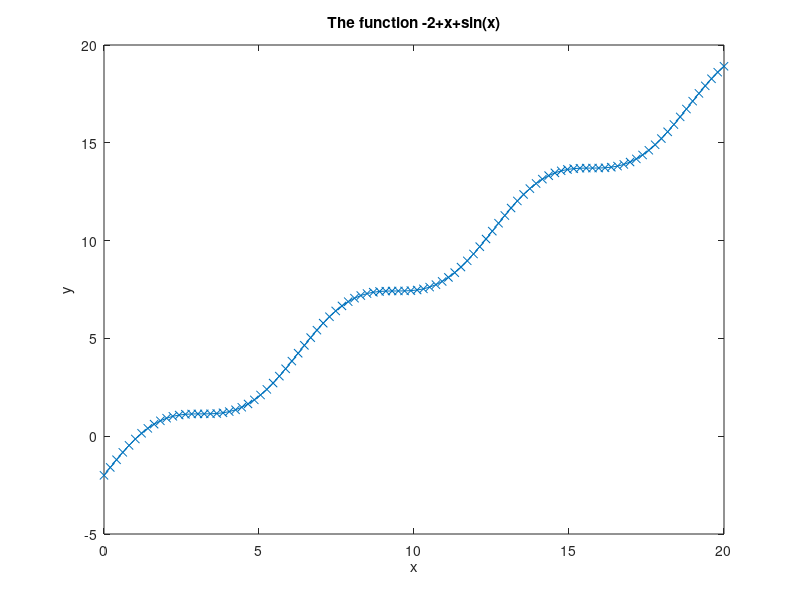

Source code (MATLAB): (Note: this script raises an error after producing the figure.)
% Uppgift 1
A = [1 2 -1 1;
    9 0 2 0;
    1 2 3 3;
    5 2 9 6] 
b = [0 2 -1 3]'
x = A\b
[A*x b]
%%
x = linspace(0,20);
y = -2+x+sin(x)
plot(x,y,'-x')
title('The function -2+x+sin(x)')
xlabel('x'), ylabel('y')
%%
fzero(@(x)-2+x+exp(-x),1.8)
%%
clear
%u = [1 0 0]';
%v = [0 1 2]';
%w = [0 0 2]';

volym = @(u,v,w) abs(dot(u,cross (v,w)))
V = volym(u,v,w)
%%syms x  implements x as a symbolic variable
%%
clear
for i = 20:70
    delbar = 0;
    for j = 2:i-1
        if mod(i,j) == 0
            delbar = delbar + 1;
        end
    end
    if delbar == 0
        disp(i)
    end
end
%%
clear

x = linspace(0,10,100)
f = @(x) x./ (1 + x);
g = @(x) x.^2./ (1 + (x.^2));
y1 = f(x);
y2 = g(x);
plot(x,y1)
hold on
plot(x,y2)
hold off
legend('f(x)','g(x)')
%%
clear 
load T.MAT
mean(T(1,152:181))
J = (T(1,152:181))
%%
clear i
%(1+i)/(2+3i)
%1+i/2+2*i
%(1+i)/(2+2*i)
%(1+i)/2+2*i
%%
log(2*3) 
log(2) + log(3)
log(2/3)
log(2) - log(3)
log(2^3)
3*log(2)
%%
a =3
b =2
exp(a+i*b)
exp(a)*exp(i*b)
exp(a)*(cos(b)+(i*sin(b)))
%%
a = 2
k = 3.6
a = a*k
k = a/k^2
%%
k = 11
a = k/2
k = (k-1)/3
a = 0.5*a
%%
k = 2
a = 1
a = a*k+9
a = a*k-4
a = a*k-16
%%
%test.m
x = input('ange ett värde på ')
y=sqrt(x)
disp('roten av x-värdet är ')
disp(y)
%%
%% 
sin = 0.5
clear sin
sin(pi/2)
%%
x = [-1 -2 0 1 3 4 6 ], x([1 4 5]) = []
%%
x = 1:10, x(1:2:9) = []
%%
%%
u = floor(6*rand(1,100000));
umedel = mean(u)
%%
U = rand(4,3);
reshape (U,6,2);
reshape (U,1,12);
%%
clear
A1(1,1) = 1;
A1(1,2) = 3;
A1(1,3) = 2;

A1(2,1) = 4;
A1(2,2) = -5;
A1(2,3) = 6;

A1(3,1) = 0;
A1(3,2) = 1;
A1(3,3) = 2;
% 2nd dimension
A2(1,1) = 2;
A2(1,2) = 1;
A2(1,3) = 0;

A2(2,1) = 3;
A2(2,2) = 8;
A2(2,3) = -4;

A2(3,1) = 1;
A2(3,2) = 6;
A2(3,3) = 0;
A = zeros(3,3,2)
A(:,:,1) = A1
A(:,:,2) = A2
%%
clear
m = input('vektor sizes= ');
for i= 1:1
    for j=1:m
    a(i,j)= input('elements for vektor 1= ');
    v=[a]
    end
    for j=1:m
    a(i,j)= input('elements for vektor 2= ');
    u=[a]
    end
end
lu = sqrt(dot(u,u))
lv = sqrt(dot(v,v))
scalar = sum(u.*v)
angle = acos(scalar/(lu*lv))

%%
clear 
load T.MAT
[maxjuni,ar] = max(max(T(:,152:181)')) % första max tar max för alla juni som fanns
%andra max tar från alla juni totalt, ar sparas som År det hände,
%positionen och maxjuni sparas som värdet
mean(T(1,152:181))
disp('max temp under juni')
disp(maxjuni)
disp('år')
disp(ar + 1980)
S = T(1:5,:); 
mean1_5 = mean(S(:))
S = T(6:10,:); 
mean6_10 = mean(S(:))
S = T(1:5,152:181); 
mean1_5_juni = mean(S(:))
S = T(6:10,152:181); 
mean6_10_juni = mean(S(:))
J = (T(1,152:181))
%%
%for k=1:T(end)
 %   d(k) = T1(k+1)-T1(k);
%end
clear 
load T.MAT
T1 = T(1,:)
d = T1(2:end) - T1(1:end-1)
figure(1)
plot(d,'-x')
grid on
[d1,k2] = max(d)
[d2,k2] = min(d)
d2 = abs(d2)
%c)
E = zeros(1,10)
for i=1:10
    Ti = T(i,:); 
    di = Ti(2:end) - Ti(1:end-1);
    E(i) = max(di);
end
[year,d3] = E
%%
clear
x = 3 
n = 10
e = minExp(x,n)
%b
E2 = zeros(10,1);
for f = 1:10
    E2(f) = minExp(2,f)
end 

D = abs(E2-exp(2));
disp(D)

%%
clear
f = @(x) sin(x).*sin(x)
x = linspace(-2*pi,2*pi,300);
y = f(x)

h = 0.001;
yp = (f(x+h) -f(x))/h

plot (x,yp)
hold on
%%

fp = @(x) 2*sin(x).*cos(x)
yp2 = fp(x)
plot (x,yp2)
hold off

d = abs(yp-yp2);
s = sum(d)


%% 
t = 1:12;
N = [97 709 2698 6928 15242 29944 52902 83903 120612 161711 206247 257085];
figure(1), plot(t,N,'+')
figure(2), loglog(t,N,'+')
figure(3), semilogy(t,N,'+')

%%
clear 
t = 0:2:14;
N = [2 5 10 20 40 109 200 403];
figure(1), plot(t,N,'+')
figure(2), loglog(t,N,'+')
figure(3), semilogy(t,N,'+')

%% 
clear

A = imread("Cute-Cat.jpg") 
imagesc(A)


%%
clear
f1 = @(x) exp(-(x+5).^2)
f2 = @(x) 2*exp(-(x-5).^2)
x = linspace(-10, 10);
plot(x,f1(x) + f2(x))
axis([-10 10 -1 4])
M = moviein(101);
for k = 1:101
    t = 0.1*(k-1);
    plot(x,f1(x-t)+f2(x+t))
    axis([-10 10 -1 4])
    M(:,k) = getframe;
end
movie(M,10)
vidobj = VideoWriter('cute_graph.avi');
open(vidobj);
writeVideo(vidobj,M);
close(vidobj);
%%
g = @(x) (x.^2)./(1+x.^2)
f = @(x) (x)./(1+x)
x = linspace(0,10,200)
plot (x,f(x),"g--") 
hold on
plot (x,g(x),"b")
hold off
y1 = f(x);
y2 = g(x);
%%
clear
load befolkningUSA.mat 
figure(1); plot(ar, befolkning,'o');
hold on;
b_func = @(t) 197273000 ./(1 + exp((-0.03134) * (t - 1913.25)))
t = linspace(1790,1960,100)
N = b_func(t);
plot(t,N,'r');
xlabel('År');
ylabel('Befolkningsstorlek');
title('USAs befolkningsutveckling')
%%
clear
x1 = [-1 -0.5 0 0.5 1 1.5 2]
y1 = zeros(1,length(x1))
x2 = linspace(-2,3,200)
for i = 1:length(x1)
y1(i) = rektangelpuls(x1(i))

end

for i = 1:length(x2)
y2(i) = rektangelpuls(x2(i))

end
disp(x1)
disp(y1)
plot(x2,y2)

%%
clear
load T.MAT

nMinusGrader = sum(T < 0,2)
MedelMinusGrader = mean(nMinusGrader)
n0_10Grader = sum(0 <= T & T <= 10,2)  
%%
clear 
for i = 1:6
    for j = 1:6 
        A(i,j) = 0+i^(j-1)
    end
end

%%
clear
for i = 1:30
    for j = 1:30 
        A(i,j) = i+j
    end
end

[n,n] = size(A)
s = 0
for i = 2:n-1 
    s = s + A(i,i) + A(i,i-1) + A(i,i+1) 
end
    s = s + A(1,1) + A(1,2) + A(n,n-1) + A(n,n) 

%%
clear
t = linspace(-pi,pi,300)
n1 = 2;
n2 = 5;
n3 = 10;
n4 = 20;
S2 = approximerapuls(t,n1) 
S5 = approximerapuls(t,n2)
S10 = approximerapuls(t,n3)
S20 = approximerapuls(t,n4)

plot(t,S2)
subplot(2,2,1)
plot(t,S5)
subplot(2,2,2)
plot(t,S10)
subplot(2,2,3)
plot(t,S20)
subplot(2,2,4)

function S_n = approximerapuls(t,n) 
S_n = zeros(size(t))
for i = 1:n
    term =  (2 / (i * pi)) * (1 - (-1)^i) * sin(i * t);
    S_n = S_n + term;
end
end 
function y = rektangelpuls(x)
if x > 1 | x <= 0
    y = 0;
else 
    y = 1;
end
disp(y)
end